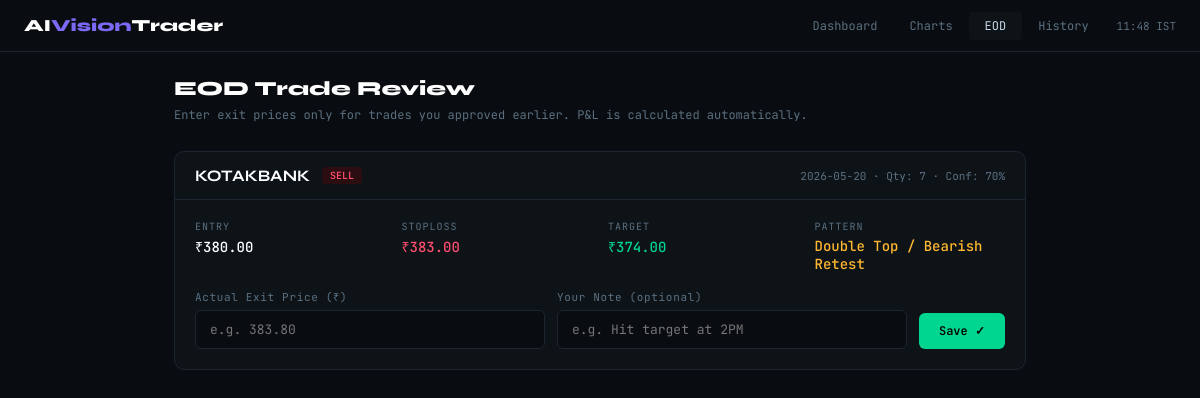
Before: /eod with the older database file.
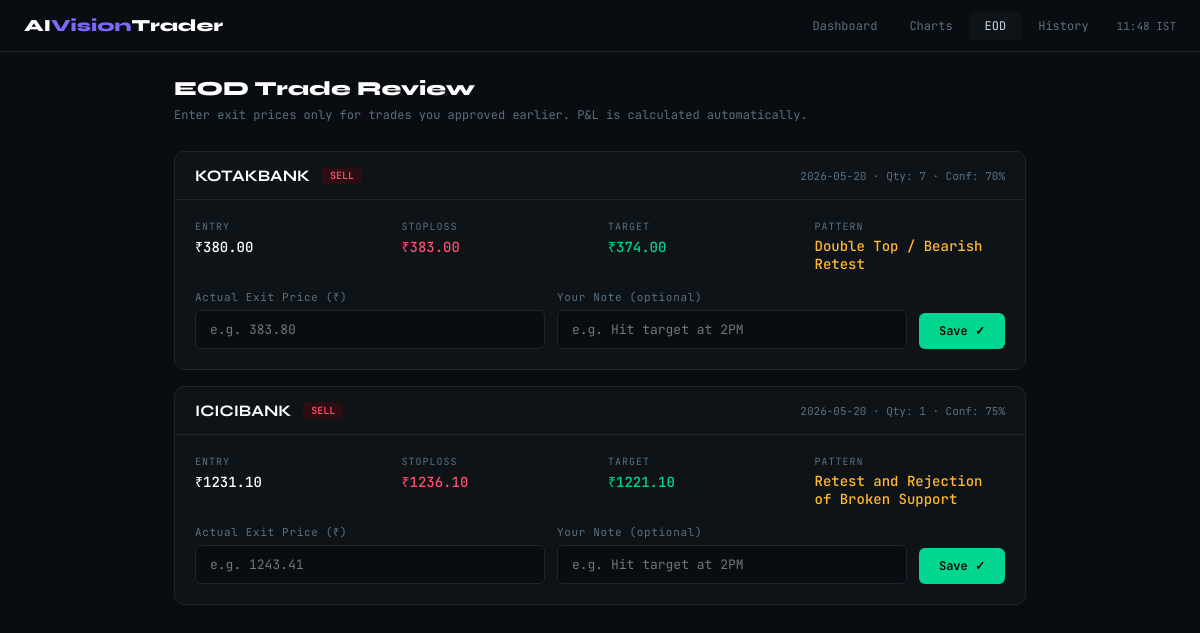
After: the same page with the newer database file.
### tables this page shows
CREATE TABLE trades (
            id          INTEGER PRIMARY KEY AUTOINCREMENT,
            date        TEXT,
            phase       TEXT,
            symbol      TEXT,
            action      TEXT,
            entry       REAL,
            stoploss    REAL,
            target      REAL,
            quantity    INTEGER DEFAULT 1,
            confidence  INTEGER,
            pattern     TEXT,
            trend       TEXT,
            rr_ratio    REAL,
            reasoning   TEXT,
            risk_note   TEXT,
            image_path  TEXT,
            exit_price  REAL,
            pnl         REAL,
            outcome     TEXT DEFAULT 'PENDING',
            your_note   TEXT,
            created_at  TEXT DEFAULT CURRENT_TIMESTAMP
        , exit_reason TEXT, opened_at TEXT, closed_at TEXT);

### dashboard/app.py (the view, shortened to what this page needs)
@app.route("/eod", methods=["GET", "POST"])
def eod():
    state   = load_state()
    pending = get_pending_trades()
    return render_template("eod.html",
        state=state, pending=pending,
        now=datetime.now(IST).strftime("%H:%M IST"),
    )

### dashboard/app.py (called while the page is built)
def load_state() -> dict:
    if os.path.exists(STATE_FILE):
        with open(STATE_FILE) as f:
            return json.load(f)
    return {
        "phase": "OBSERVE", "day": 1, "paused": False,
        "capital": PAPER_CAPITAL, "total_pnl": 0.0,
        "awaiting_eod_approval": False,
        "last_morning_run_date": None,
        "last_eod_date": None,
        "day_start_capital": PAPER_CAPITAL,
        "risk_alert": "",
        "demo_days": DEMO_DAYS,
        "last_cycle_at": None,
        "last_cycle_batch": None,
        "last_cycle_summary": "",
        "last_report_at": None,
        "last_report_status": "NOT_SENT",
        "last_closeout_at": None,
    }

### data/db.py (called while the page is built)
def get_conn():
    os.makedirs(os.path.dirname(DB_FILE), exist_ok=True)
    conn = sqlite3.connect(DB_FILE)
    conn.row_factory = sqlite3.Row
    return conn

### templates/eod.html (shortened to what this page needs)
<!DOCTYPE html>
<html lang="en">
<head>
</head>
<body>
<nav>
  <div class="nav-brand">AI<span>Vision</span>Trader</div>
  <a href="/" class="nav-link">Dashboard</a>
  <a href="/charts" class="nav-link">Charts</a>
  <a href="/eod" class="nav-link active">EOD</a>
  <a href="/history" class="nav-link">History</a>
  <span style="color:var(--dim);font-size:11px;margin-left:12px">{{ now }}</span>
</nav>
<div class="page">
  <div class="page-title">EOD Trade Review</div>
  <div class="page-sub">Enter exit prices only for trades you approved earlier. P&L is calculated automatically.</div>
  {% if pending %}
    {% for t in pending %}
    <div class="card" id="card-{{ t.id }}">
      <div class="card-header">
        <div class="symbol">{{ t.symbol }}</div>
        <span class="badge {{ 'badge-buy' if t.action=='BUY' else 'badge-sell' }}">{{ t.action }}</span>
        <span style="color:var(--dim); font-size:11px; margin-left:auto">{{ t.date }} · Qty: {{ t.quantity }} · Conf: {{ t.confidence }}%</span>
      </div>
      <div class="card-body">
        <div class="entry-grid">
          <div class="field">
            <div class="field-label">Entry</div>
            <div class="field-val">₹{{ "%.2f"|format(t.entry) if t.entry else "—" }}</div>
          </div>
          <div class="field">
            <div class="field-label">Stoploss</div>
            <div class="field-val red">₹{{ "%.2f"|format(t.stoploss) if t.stoploss else "—" }}</div>
          </div>
          <div class="field">
            <div class="field-label">Target</div>
            <div class="field-val green">₹{{ "%.2f"|format(t.target) if t.target else "—" }}</div>
          </div>
          <div class="field">
            <div class="field-label">Pattern</div>
            <div class="field-val" style="color:var(--amber)">{{ t.pattern or "—" }}</div>
          </div>
        </div>
        <div class="input-row">
          <div class="input-group">
            <label class="input-label">Actual Exit Price (₹)</label>
            <input class="input" type="number" step="0.05"
              id="exit-{{ t.id }}"
              placeholder="e.g. {{ "%.2f"|format((t.entry or 0) * 1.01) }}"
              oninput="previewPnl({{ t.id }}, {{ t.entry or 0 }}, {{ t.quantity or 1 }}, '{{ t.action }}')"
            >
          </div>
          <div class="input-group">
            <label class="input-label">Your Note (optional)</label>
            <input class="input" type="text" id="note-{{ t.id }}" placeholder="e.g. Hit target at 2PM">
          </div>
          <button class="btn btn-green" onclick="submitExit({{ t.id }}, {{ t.entry or 0 }}, {{ t.quantity or 1 }}, '{{ t.action }}')">
            Save ✓
          </button>
        </div>
      </div>
    </div>
    {% endfor %}
  {% endif %}
</div>
</body>
</html>

Changed rows visible on the page:
added trades: symbol "ICICIBANK", action "SELL", date "2026-05-20", quantity "1", confidence "75", entry "1231.10", stoploss "1236.10", target "1221.10", pattern "Retest and Rejection of Broken Support", id "e.g. 1243.41", id "e.g. Hit target at 2PM"
